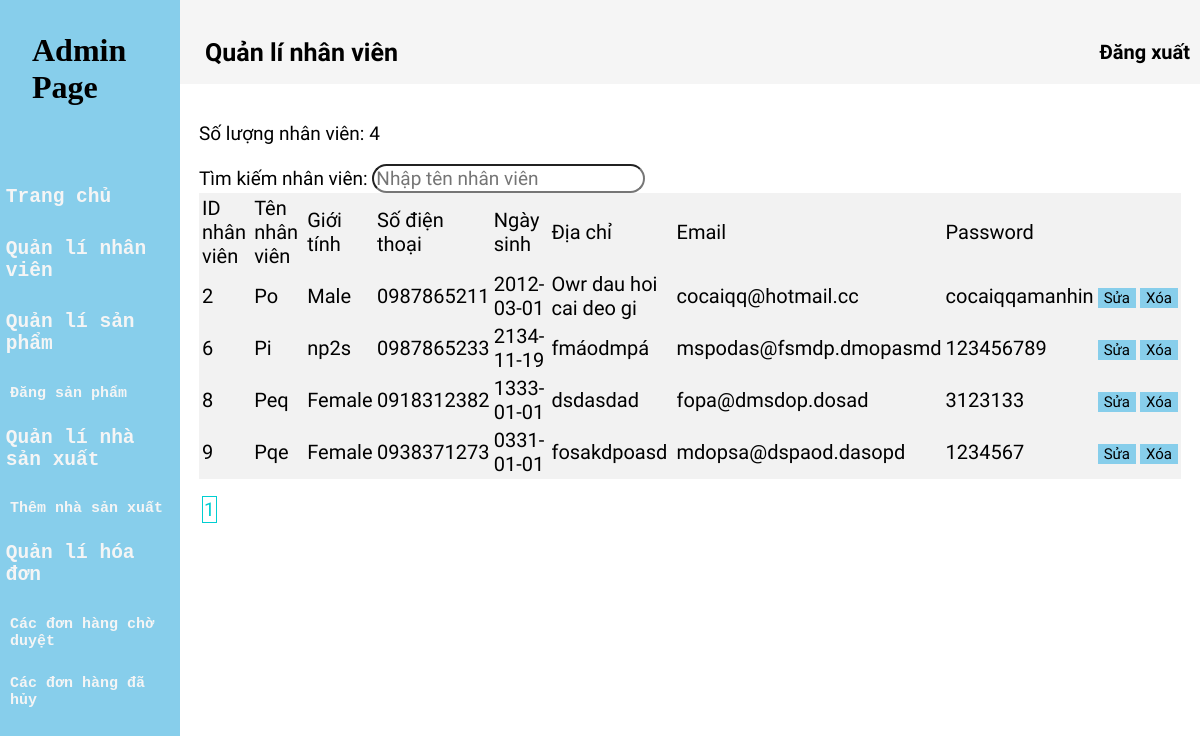
Before: /admin/staff_manage.php (signed in) with the older database file.
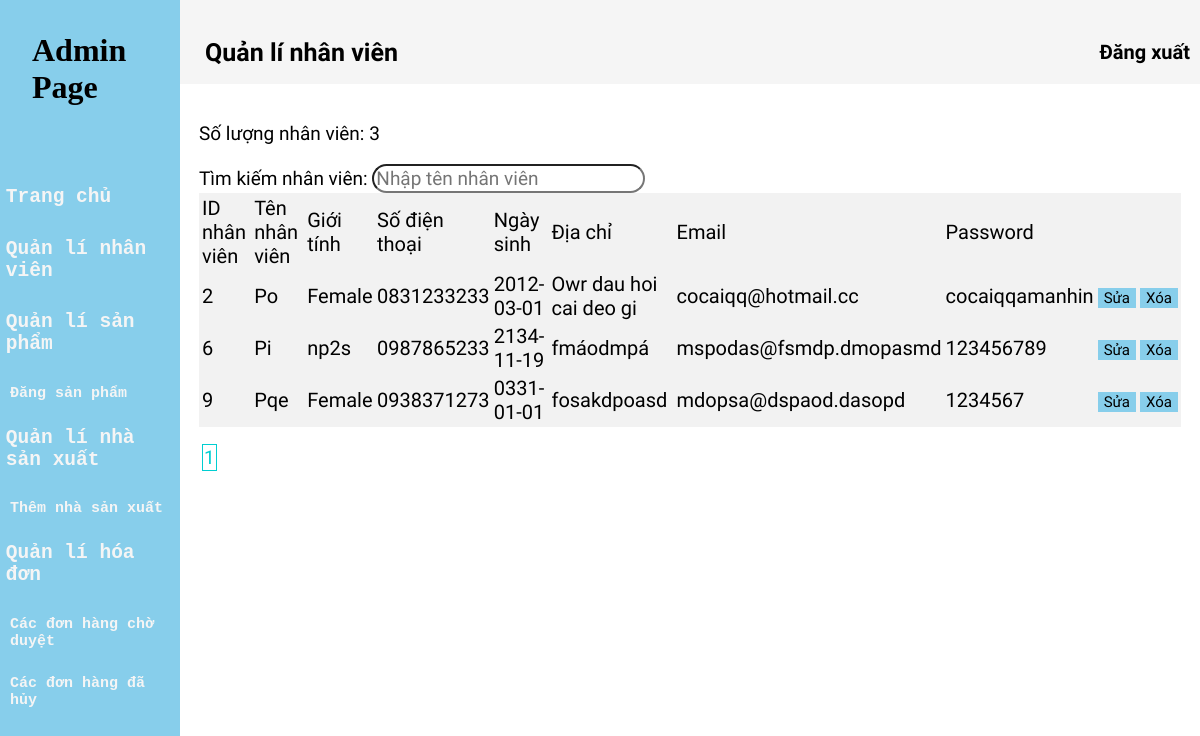
After: the same page with the newer database file.
### tables this page shows
CREATE TABLE `staff` (
  `staff_id` int(11) NOT NULL,
  `staff_name` varchar(50) NOT NULL,
  `gender` varchar(10) NOT NULL,
  `staff_email` varchar(50) NOT NULL,
  `staff_phone` int(10) NOT NULL,
  `staff_birthday` date NOT NULL,
  `staff_password` varchar(20) NOT NULL,
  `staff_address` text NOT NULL,
  `level` int(1) NOT NULL,
  `token` varchar(100) DEFAULT NULL
);

### extra/pagi1.php (called while the page is built, shortened)
<?php
if(isset($_GET['page'])){
	$page=$_GET['page'];
}else $page=1;
$search='';
$items=5;

### extra/pagi2.php (called while the page is built)
<?php
$total_page=ceil($result/$items);
$skip= $items*($page-1);

### admin/staff_manage.php (the view, shortened to what this page needs)
<!DOCTYPE html>
<html>
<head>
	<link rel="stylesheet" type="text/css" href="admin.css">
</head>
<body>
	<?php include 'theme.php' ?>
	<div class="div-phai"  >
		<head>
			<div class="div-tren">
				<a href=""class="trai-div-tren">
				Quản lí nhân viên</a>
				<a href="../in_and_out/signout.php" class="logout">Đăng xuất</a>
			</div>
		</head>
		<main style="font-family:Nunito Sans, monospace;font-size: 19px;">
			<?php
			include '../extra/connect.php';
			include '../extra/pagi1.php';
			$result=mysqli_query($connect,"select count(*) as total_staff from staff where level='0' and staff_name like '%$search%'")->fetch_array()['total_staff'];
			include '../extra/pagi2.php';
			$all_staff=mysqli_query($connect,"select * from staff where level='0' and staff_name like '%$search%' limit $items offset $skip");
			 ?>
			<p >
				Số lượng nhân viên: <?php echo $result ?>
			</p>
			<form >
				Tìm kiếm nhân viên:
				<input type="text" name="search" placeholder="Nhập tên nhân viên" value="<?php echo $search ?>">
			</form>
			<table>
				<tr style="font-family:Nunito Sans, monospace;">
					<td>ID nhân viên</td>
					<td>Tên nhân viên</td>
					<td>Giới tính</td>
					<td>Số điện thoại</td>
					<td>Ngày sinh</td>
					<td>Địa chỉ</td>
					<td>Email</td>
					<td>Password</td>
				</tr>
				<?php
				foreach ($all_staff as $staff) {
				 ?>
				<tr style="font-family:Nunito Sans, monospace;">
					<td><?php echo $staff['staff_id']  ?></td>
					<td><?php echo $staff['staff_name'] ?></td>
					<td><?php echo $staff['gender'] ?></td>
					<td><?php echo '0'.$staff['staff_phone'] ?></td>
					<td><?php echo $staff['staff_birthday'] ?></td>
					<td><?php echo $staff['staff_address'] ?></td>
					<td><?php echo $staff['staff_email'] ?></td>
					<td><?php echo $staff['staff_password'] ?></td>
					<td><a href="./staff_process/form_update_staff.php?id=<?php echo $staff['staff_id'] ?>"><button>Sửa</button></a></td>
					<td><a href="./staff_process/delete_staff.php?id=<?php echo $staff['staff_id'] ?>"><button>Xóa</button></a></td>
				</tr>
				<?php } ?>
			</table>
					<?php include '../extra/pagi3.php' ?>
		</main>
	</div>
</body>
</html>

### admin/theme.php
<div class="div-trai">
		<h1 class="goc-trai">
			Admin Page
		</h1>
		<ul>
			<li>
				<a href="Dashboard.php">Trang chủ</a>
			</li>
			<li>
				<a href="staff_manage.php">Quản lí nhân viên</a>
			</li>
			<li >
				<a href="product_manage.php">Quản lí sản phẩm</a>
			</li>
			<li  class="mini-tab">
				<a href="add_product.php" >Đăng sản phẩm</a>
			</li>
			<li >
				<a href="manufacturer_manage.php">Quản lí nhà sản xuất</a>
			</li>
			<li  class="mini-tab">
				<a href="add_manufacturer.php" >Thêm nhà sản xuất</a>
			</li>
			<li >
				<a href="order_manage.php">Quản lí hóa đơn</a>
			</li>
			<li class="mini-tab">
				<a href="order_waiting.php">Các đơn hàng chờ duyệt</a>
			</li>
			<li class="mini-tab">
				<a href="order_deleted.php">Các đơn hàng đã hủy</a>
			</li>
		</ul>
	</div>

### extra/pagi3.php
<div style="margin-top:1em">
	<?php for($i=1;$i<=$total_page;$i++){ ?>
		<a style="color: darkturquoise;border: 1px solid;margin: 3px;padding: 1px;" href="?page=<?php echo $i ?>&search=<?php echo $search ?>">
			<?php  echo $i; ?>
		</a>
	<?php	} ?>
</div>

### admin/admin.css (style rules this page uses)
.div-trai { position: fixed; margin: 0px; border: 0px; left: 0px; width: 15%; height: 100%; background-color: skyblue; top: 0px; }
.div-phai { position: absolute; right: 20px; height: 100%; width: 85%; right: 0px; top: 0px; font-family: "Nunito Sans",monospace; }
.goc-trai { margin: 0px; border: 0px; padding: 1em 1em 2em 1em; }
ul { padding: 0; }
li { padding-bottom: 1em; padding-left: 0.3em; list-style-type: none; font-size: 1.5em; font-family: monospace; font-weight: bold; margin: 10px 5px 10px 0px; }
body { height: 500px; }
a { text-decoration: none; color: whitesmoke; }
.logout { padding: 2em 0.5em 1em 0em; margin: 0; color: black; font-weight: bold; right: 0px; border: 0; outline: 0; font-size: 20px; }
.div-tren { display: flex; flex-wrap: wrap; justify-content: space-between; background-color: whitesmoke; }
.mini-tab { font-size: 15px; padding-left: 10px; }
.trai-div-tren { left: 0px; display: inline-flex; color:black; font-weight:bold; font-size: 25px; padding-left: 1em; padding-top: 1.5em; }

### admin/staff_manage.php (style rules this page uses)
body { height: 1000px; }
table { width: 100%; position: relative; background-color: rgba(0, 0, 0, 0.05); font-size: 20px; }
main { padding: 1em; }
input { border-radius: 30px; font-size: 19px; font-family: "Nunito Sans",monospace; }
button { border: 0; background-color: skyblue; font-size: 15px; font-family: "Nunito Sans"; }

Changed rows visible on the page:
removed staff: staff_id "8", staff_name "Peq", gender "Female", staff_phone "918312382", staff_birthday "1333-01-01", staff_address "dsdasdad", staff_email "fopa@dmsdop.dosad", staff_password "3123133"
changed staff "Po": gender "Male" → "Female"; staff_phone "987865211" → "831233233"
Other visible differences:
$result: "4" → "3"
